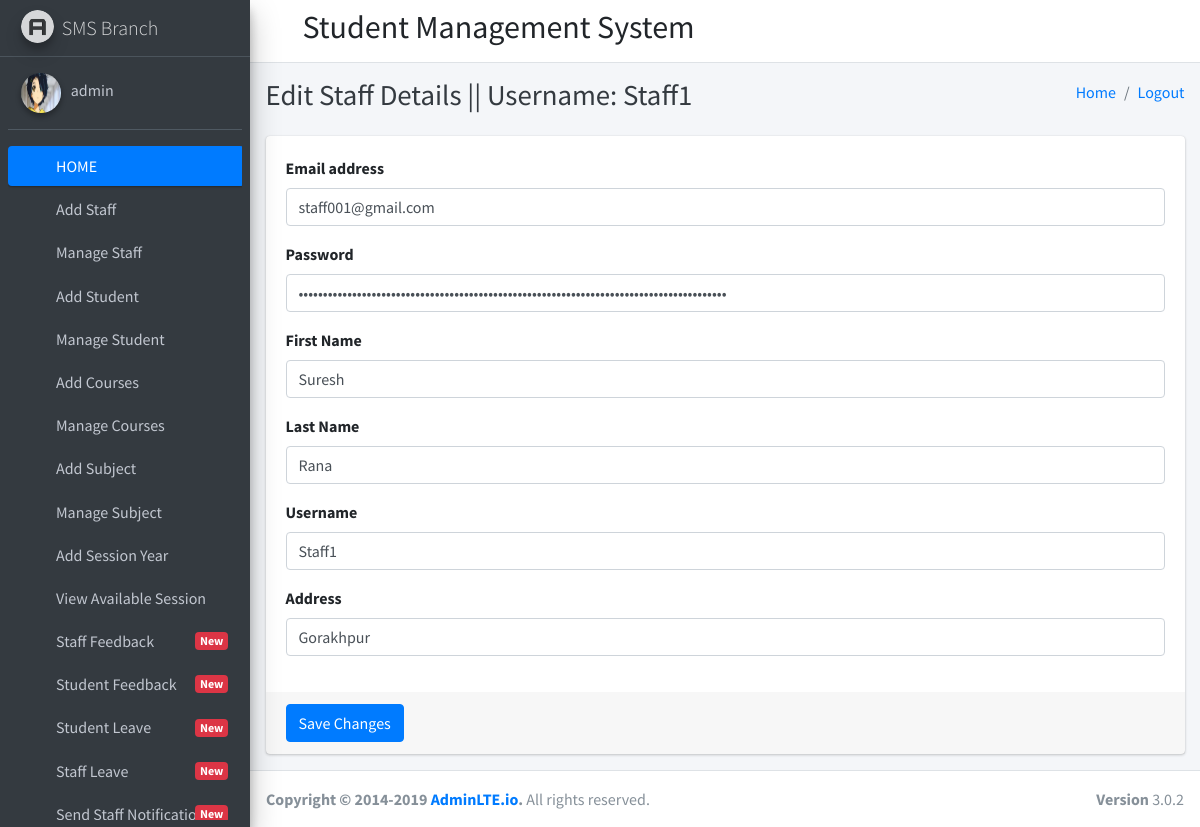
Page /edit_staff/3 (signed in) on the committed database.
### student_management_app/models.py (models this page shows)
class CustomUser(AbstractUser):
    user_type_data=((1,"HOD"),(2,"Staff"),(3,"Student"))
    user_type=models.CharField(default=1,choices=user_type_data,max_length=10)

class Staffs(models.Model):
    id=models.AutoField(primary_key=True)
    admin=models.OneToOneField(CustomUser,on_delete=models.CASCADE,default="")
    address=models.TextField()
    created_at=models.DateTimeField(auto_now_add=True)
    updated_at=models.DateTimeField(auto_now_add=True)
    objects=models.Manager()

### student_management_app/HodViews.py (the view)
# urls.py: path('edit_staff/<str:staff_id>', HodViews.edit_staff),
def edit_staff(request,staff_id):
    staffs=Staffs.objects.get(admin=staff_id)
    return render(request,"hod_templates/edit_staff_template.html",{"staffs":staffs})

### student_management_app/templates/hod_templates/edit_staff_template.html (shortened to what this page needs)
{% extends 'hod_templates/base_template.html' %}
{% block page_title %}
Edit Staff Details || Username: {{ staffs.admin.username }}
{% endblock page_title %}
{% block main_content %}
    <section class="content">
      <div class="container-fluid">
          <div class="row">
              <div class="col-md-12">
            <div class="card card-primary">
              <form role="form" action="/edit_staff_save" method="post">
                <div class="card-body">
                  <div class="form-group">
                    <label>Email address</label>
                    <input type="email" class="form-control" name="email" placeholder="Enter email" value="{{ staffs.admin.email }}">
                  </div>
                  <div class="form-group">
                    <label>Password</label>
                    <input type="password" class="form-control" placeholder="Password" name="password" value="{{ staffs.admin.password }}">
                  </div>
                   <div class="form-group">
                    <label>First Name</label>
                    <input type="text" class="form-control" placeholder="First Name" name="first_name" value="{{ staffs.admin.first_name }}">
                  </div>
                   <div class="form-group">
                    <label>Last Name</label>
                    <input type="text" class="form-control" placeholder="Last Name" name="last_name" value="{{ staffs.admin.last_name }}">
                  </div>
                   <div class="form-group">
                    <label>Username</label>
                    <input type="text" class="form-control" placeholder="Username" name="username" value="{{ staffs.admin.username }}">
                  </div>
                  <div class="form-group">
                    <label>Address</label>
                    <input type="text" class="form-control" placeholder="Address" name="address" value="{{ staffs.address }}">
                  </div>
                </div>
                <div class="card-footer">
                  <button type="submit" class="btn btn-primary">Save Changes</button>
                </div>
              </form>
            </div>
          </div>
          </div>
      </div>
    </section>
{% endblock main_content %}

### student_management_app/templates/hod_templates/sidebar_content.html (shortened to what this page needs)
{% load static %}
<aside class="main-sidebar sidebar-dark-primary elevation-4">
    <a href="index3.html" class="brand-link">
      <img src="{% static 'dist/img/AdminLTELogo.png' %}" alt="AdminLTE Logo" class="brand-image img-circle elevation-3"
           style="opacity: .8">
      <span class="brand-text font-weight-light">SMS Branch</span>
    </a>
    <div class="sidebar">
      <div class="user-panel mt-3 pb-3 mb-3 d-flex">
        <div class="image">
          <img src="{% static 'dist/img/aarti.jpg' %}" class="img-circle elevation-2" alt="User Image" style="height: 2.5rem;
    width: 2.5rem;
}">
        </div>
        <div class="info">
          <a href="/admin_profile" class="d-block">{{ user.username }}</a>
        </div>
      </div>
      <nav class="mt-2">
        <ul class="nav nav-pills nav-sidebar flex-column" data-widget="treeview" role="menu" data-accordion="false">
          <li class="nav-item has-treeview menu-open">
            <a href="http://127.0.0.1:8000/admin_home" class="nav-link active">
              <i class="nav-icon fas fa-tachometer-alt"></i>
              <p>
                HOME
              </p>
            </a>
          </li>
          <li class="nav-item">
            <a href="/add_staff" class="nav-link">
              <i class="nav-icon fas fa-th"></i>
              <p>
                Add Staff
              </p>
            </a>
          </li>
          <li class="nav-item">
            <a href="/manage_staff" class="nav-link">
              <i class="nav-icon fas fa-th"></i>
              <p>
                Manage Staff
              </p>
            </a>
          </li>
          <li class="nav-item">
            <a href="/add_student" class="nav-link">
              <i class="nav-icon fas fa-th"></i>
              <p>
                Add Student
              </p>
            </a>
          </li>
          <li class="nav-item">
            <a href="/manage_student" class="nav-link">
              <i class="nav-icon fas fa-th"></i>
              <p>
                Manage Student
              </p>
            </a>
          </li>
          <li class="nav-item">
            <a href="/add_course" class="nav-link">
              <i class="nav-icon fas fa-th"></i>
              <p>
                Add Courses
              </p>
            </a>
          </li>
          <li class="nav-item">
            <a href="/manage_course" class="nav-link">
              <i class="nav-icon fas fa-th"></i>
              <p>
                Manage Courses
              </p>
            </a>
          </li>
          <li class="nav-item">
            <a href="/add_subject" class="nav-link">
              <i class="nav-icon fas fa-th"></i>
              <p>
                Add Subject
              </p>
            </a>
          </li>
          <li class="nav-item">
            <a href="/manage_subject" class="nav-link">
              <i class="nav-icon fas fa-th"></i>
              <p>
                Manage Subject
              </p>
            </a>
          </li>
          <li class="nav-item">
            <a href="/add_session" class="nav-link">
              <i class="nav-icon fas fa-th"></i>
              <p>
                Add Session Year
              </p>
            </a>
          </li>
          <li class="nav-item">
            <a href="/manage_session" class="nav-link">
              <i class="nav-icon fas fa-th"></i>
              <p>
                View Available Session
              </p>
            </a>
          </li>
          <li class="nav-item">
            <a href="/staff_feedback_message" class="nav-link">
              <i class="nav-icon fas fa-th"></i>
              <p>
                Staff Feedback
                <span class="right badge badge-danger">New</span>
              </p>
            </a>
          </li>
          <li class="nav-item">
            <a href="/student_feedback_message" class="nav-link">
              <i class="nav-icon fas fa-th"></i>
              <p>
                Student Feedback
                <span class="right badge badge-danger">New</span>
              </p>
            </a>
          </li>
          <li class="nav-item">
            <a href="/student_leave_view" class="nav-link">
              <i class="nav-icon fas fa-th"></i>
              <p>
                Student Leave
                <span class="right badge badge-danger">New</span>
              </p>
            </a>
          </li>
          <li class="nav-item">
            <a href="/staff_leave_view" class="nav-link">
              <i class="nav-icon fas fa-th"></i>
              <p>
                Staff Leave
                <span class="right badge badge-danger">New</span>
              </p>
            </a>
          </li>
          <li class="nav-item">
            <a href="/admin_sendnotification_staff" class="nav-link">
              <i class="nav-icon fas fa-th"></i>
              <p>
                Send Staff Notification
                <span class="right badge badge-danger">New</span>
              </p>
            </a>
          </li>
        </ul>
      </nav>
    </div>
  </aside>

### rows in the picture
CustomUser: username "admin"
Staffs: admin.username "Staff1", email "staff001@gmail.com", first_name "Suresh", last_name "Rana", username "Staff1", address "Gorakhpur"
